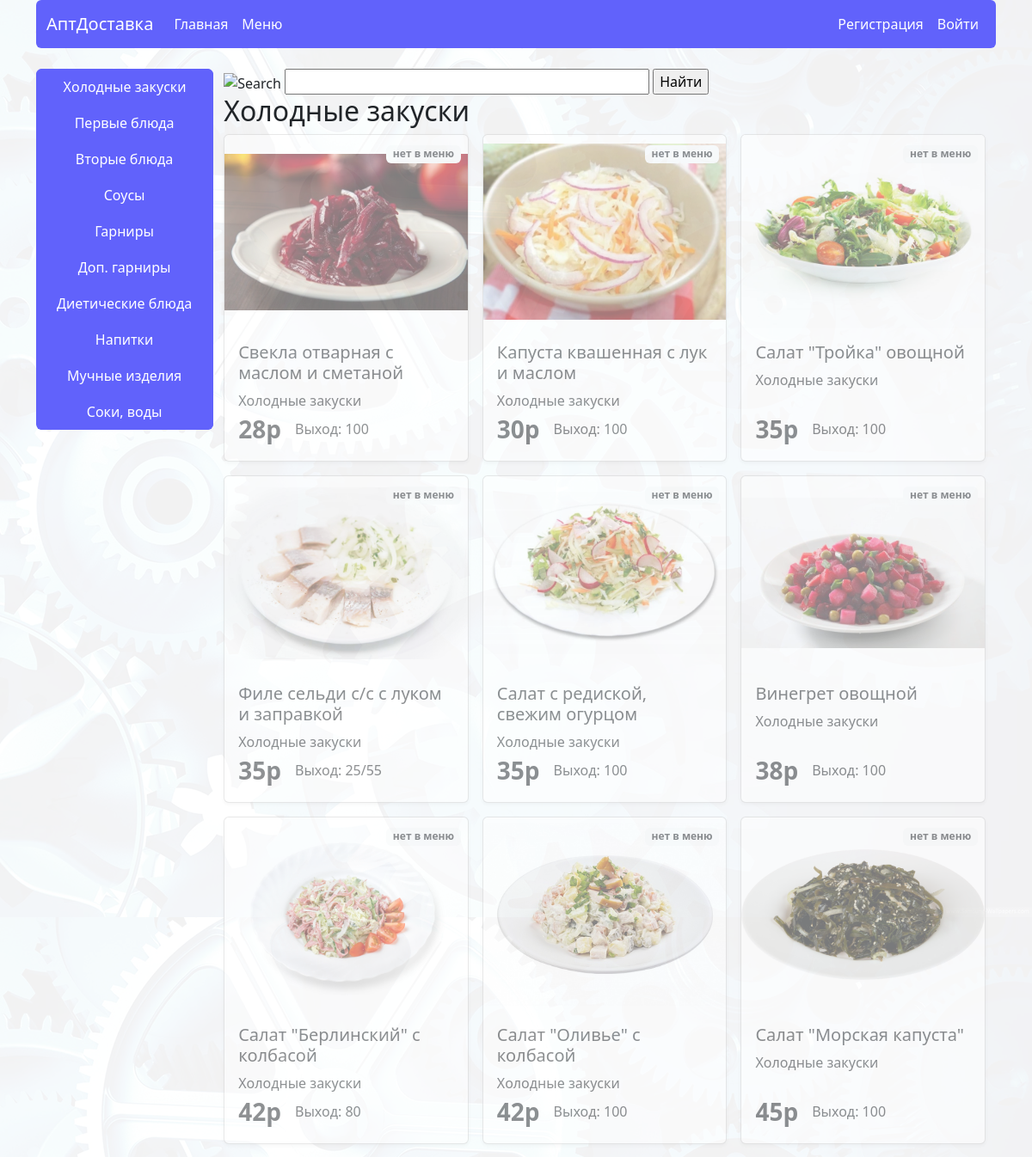
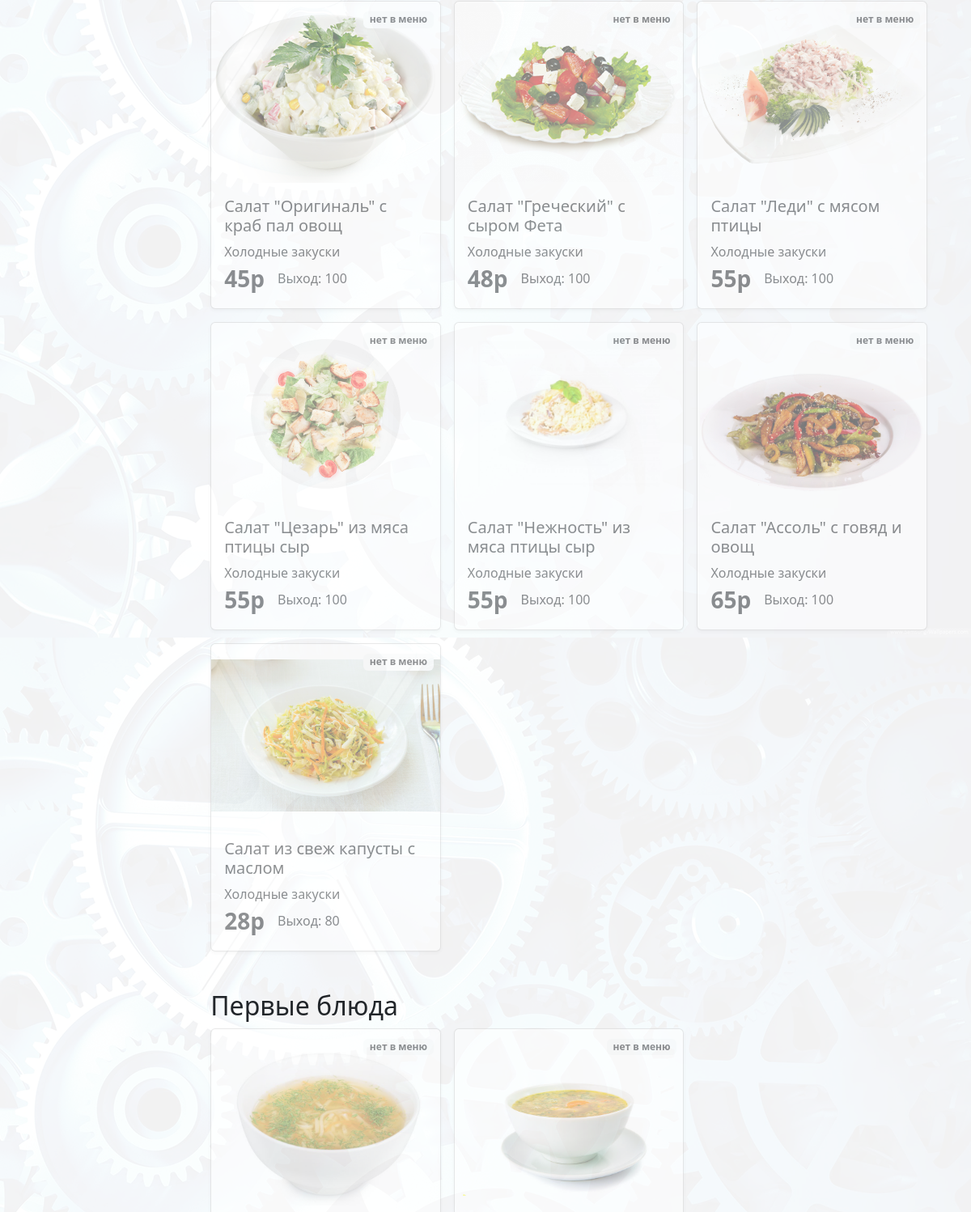
The app's page / (upper part), older data (2 pictures, top to bottom).
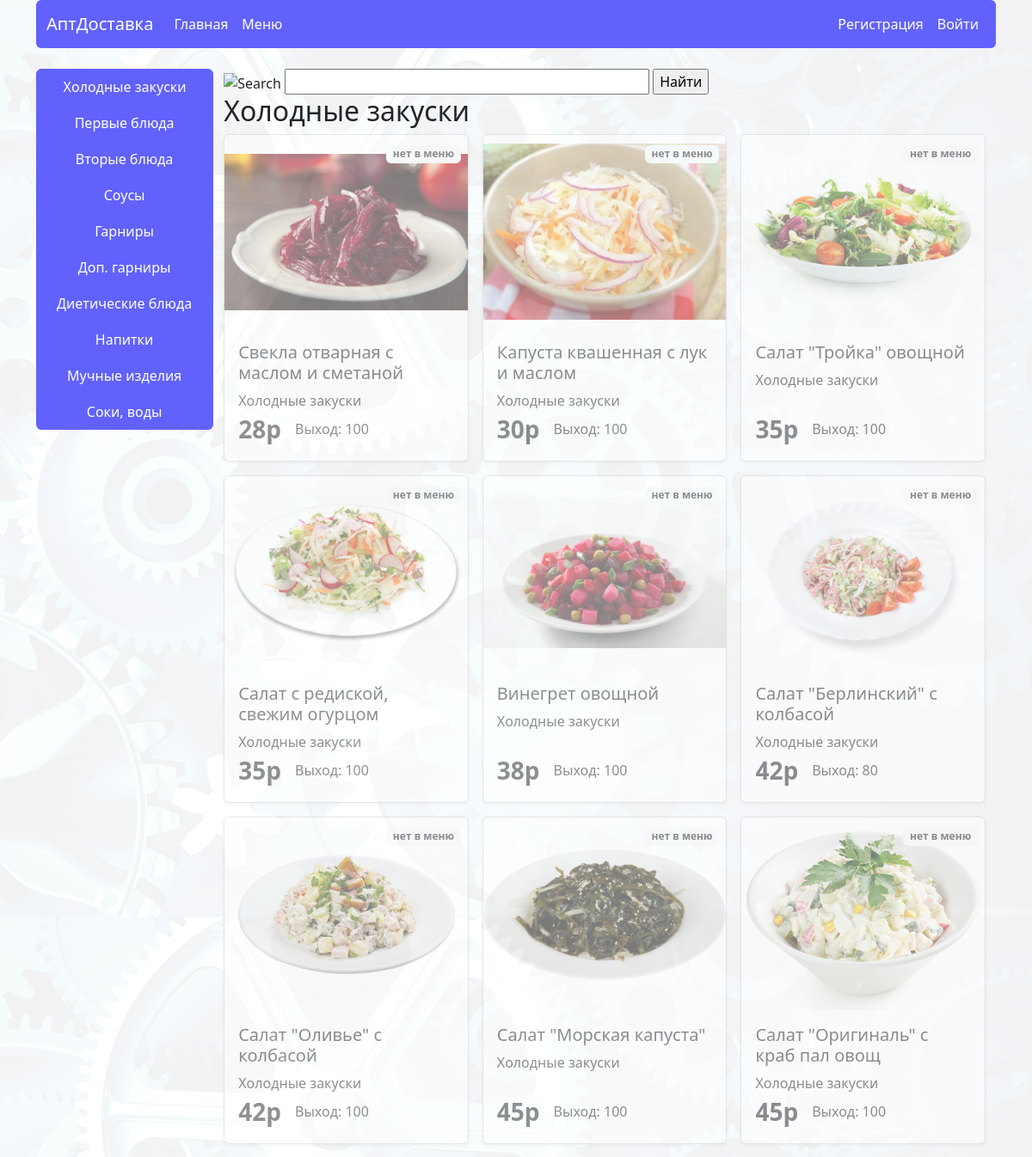
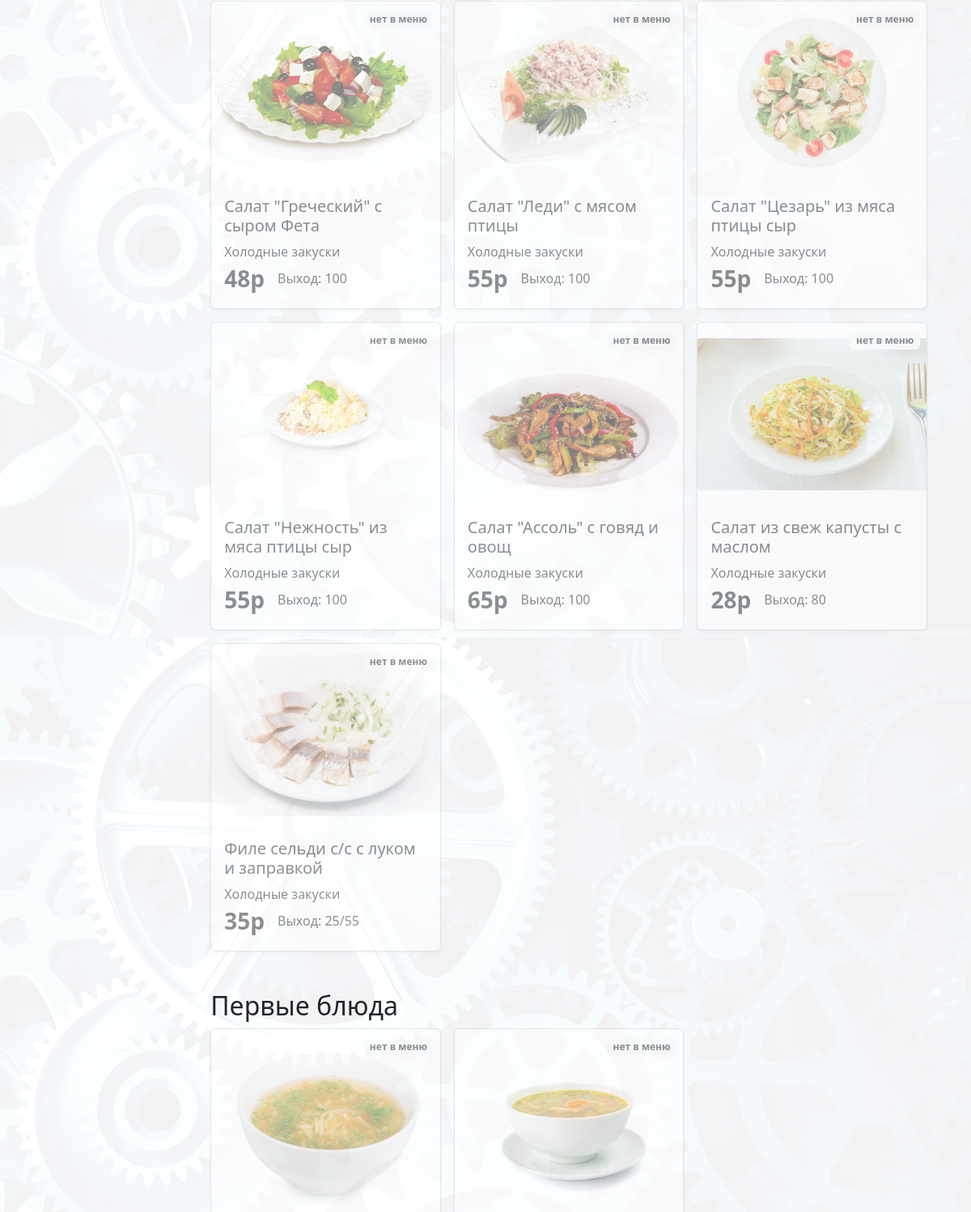
The same page, newer data (2 pictures, top to bottom).
### apt_delivery_app/models/m_category.py (models this page shows, shortened)
class Category(models.Model):
    name = models.CharField(
        max_length=20,
        verbose_name="Название"
    )
    class Meta:
        verbose_name = 'Категория'
        verbose_name_plural = 'Категории'

### apt_delivery_app/models/m_meal.py (models this page shows, shortened)
class Meal(models.Model):
    name = models.CharField(
        max_length=150,
        verbose_name="Название"
    )
    price = models.IntegerField(
        verbose_name="Цена (руб.)"
    )
    out = models.CharField(
        max_length=10,
        verbose_name="Выход"
    )
    image = models.ImageField(
        upload_to='images',
        verbose_name="Изображение"
    )
    category = models.ForeignKey(
        Category,
        on_delete=models.CASCADE,
        verbose_name="Категория",
    )
    quantity = models.IntegerField(
        default=3,
        verbose_name="Количество"
    )
    @property
    def in_menu(self):
        from .m_menu import Menu
        today = timezone.now().date()
        menus = Menu.objects.filter(date=today, meal=self)
        return menus.exists()
    class Meta:
        verbose_name = 'Блюдо'
        verbose_name_plural = 'Блюда'

### apt_delivery_app/views/v_home.py (the view)
# urls.py: path('', views.meal_list, name="home"),
def meal_list(request):
    global search
    context = {}
    menu_exists_subquery = Meal.objects.filter(pk=OuterRef('pk')).filter(menu__date=timezone.now().date())
    finished_subquery = Meal.objects.filter(pk=OuterRef('pk')).filter(quantity=0)
    queryset = Meal.objects.annotate(
        in_today_menu=Exists(menu_exists_subquery),
        finished=Exists(finished_subquery),
        status=Case(
            When(in_today_menu=True, then=Value("Есть в меню")),
            When(Q(in_today_menu=True, finished=True), then=Value("Закончилось")),
            default=Value("Нет в меню"),
            output_field=CharField(),
        ),
    ).order_by('-in_today_menu', 'finished', 'price')
    if request.method == "GET":
        context['search'] = request.GET.get('q')
        if context['search']:
            search_result = search_queryset(queryset, context['search'])
            context['search_result'] = search_result
            context['search_count'] = search_result.count()
            context['search_count_all'] = Meal.objects.count()
    context['categories'] = Category.objects.all()
    category = context['categories'].prefetch_related(
        Prefetch(
            'meal_set',
            queryset=queryset,  # Сортировка блюд по возрастанию цены
            to_attr='ordered_meals'
        )
    )
    context['meals'] = category
    if request.user.is_authenticated:
        context['cart_count'] = Cart.objects.filter(user=request.user).count()
        cart_items = Cart.objects.filter(user=request.user, meal__in=Meal.objects.all()).values('meal_id', 'quantity')
        context['cart_items'] = cart_items
        context['cart_items_id'] = [cart_item['meal_id'] for cart_item in cart_items]
    return render(request, 'home/index.html', context)

### apt_delivery_app/templates/home/index.html (shortened to what this page needs)
{% extends 'home/base.html' %}
{% load static %}
{% block content %}
{% if not search %}
{% include 'home/elements/aside.html' %}
{% endif %}
<section data-bs-spy="scroll" data-bs-smooth-scroll="true" class="row" tabindex="0">
    <form id="changelist-search" method="get">
        <div>
            <label for="searchbar"><img src="{% static 'admin/img/search.svg' %}" alt="Search"></label>
            <input type="text" size="40" name="q" value="" id="searchbar" autofocus="">
            <input type="submit" value="Найти">
        </div>
    </form>
    {% if search %}
    <div>
    <div>
        <h2>Найдено {{search_count}} по: {{search}}</h2>
    </div>
    <div class="row row-cols-1 row-cols-md-2  row-cols-xl-3 g-3">
        {% for meal in search_result %}
        {% include 'home/elements/meals_cards.html' %}
        {% empty %}
        <div class="col w-100">
            {% include 'home/elements/danger.html' with text="Ничего не найдено"%}
        </div>
        {% endfor %}
    </div>
    </div>
    {% else %}
    {% for category in meals %}
    <div id="cat_{{category.id}}" class="pb-5">
        <div>
            <h2>{{category.name}}</h2>
        </div>
        <div class="row row-cols-1 row-cols-md-2  row-cols-xl-3 g-3">
            {% for meal in category.ordered_meals %}
            {% include 'home/elements/meals_cards.html' %}
            {% empty %}
            <div class="col w-100">
                {% include 'home/elements/danger.html' with text="Ничего не найдено"%}
            </div>
            {% endfor %}
        </div>
    </div>
    {% endfor %}
    {% endif%}
</section>
{% endblock %}

### apt_delivery_app/templates/home/base.html (shortened to what this page needs)
<!DOCTYPE html>
{% load static %}
<html lang="ru">
<head>
    <link rel="stylesheet" href="{% static 'css/bootstrap/bootstrap.css' %}">
    <link rel="stylesheet" href="{% static 'css/home/style.css' %}">
    <link rel="stylesheet" href="{% static 'css/bootstrap/bootstrap-icons-1.11.3/font/bootstrap-icons.css'%}">
</head>
<body class="d-flex flex-column min-vh-100 container">
{% include 'home/elements/header.html' %}
<main class="my-4">
    {% block content %}
    {% endblock %}
</main>
</body>
</html>

### apt_delivery_app/templates/home/css/style.html (shortened to what this page needs)
{% load static %}

### apt_delivery_app/templates/home/elements/header.html (shortened to what this page needs)
<header class="sticky-top z-3  ">
    <nav class="navbar navbar-expand-lg bg-primary rounded" data-bs-theme="dark">
        <div class="container-fluid">
            <a class="navbar-brand" href="/">АптДоставка</a>
            <div aria-labelledby="navbarOffcanvasLgLabel" class="offcanvas offcanvas-start bg-primary"
                 data-bs-theme="dark"
                 id="navbarOffcanvasLg" tabindex="-1">
                <div class="offcanvas-body p-4 pt-2 p-lg-0">
                    <ul class="navbar-nav mb-2 mb-lg-0 ">
                        <li class="nav-item ">
                            <a aria-current="page"
                               class="nav-link text-white d-flex align-items-center" href="{% url 'home' %}">Главная</a>
                        </li>
                        <li class="nav-item ">
                            <a aria-current="page"
                               class="nav-link text-white d-flex align-items-center" href="{% url 'menu' %}">Меню</a>
                        </li>
                    </ul>
                </div>
            </div>
            <div class="form-inline order-lg-3">
                <ul class="navbar-nav d-flex flex-row align-items-center justify-content-center">
                    {% if request.user.is_authenticated %}
                    <li class="nav-item dropdown">
                        <button aria-expanded="false" class="btn btn-primary dropdown-toggle" data-bs-toggle="dropdown">
                            {{user.last_name}}
                            {{user.first_name|slice:"1"}}.
                            {%if user.patronymic %}
                            {{user.patronymic|slice:"1"}}.
                            {%endif%}
                        </button>
                        <ul class="dropdown-menu position-absolute dropdown-menu-end">
                            {% if request.user.is_authenticated %}
                            {% if user.is_superuser %}
                            <li class="">
                                <a class="dropdown-item d-flex align-items-center"
                                   href="/admin"
                                   target="_blank">
                                    АдминПанель
                                    <span class="material-icons"> admin_panel_settings</span>
                                </a>
                            </li>
                            {% elif request.user.is_deliver %}
                            <li class="">
                                <a class="dropdown-item d-flex align-items-center"
                                   href="{% url 'deliver'%}">Доставка
                                    <span class="material-icons">directions_run</span></a>
                            </li>
                            {% elif request.user.is_operator %}
                            <li class="">
                                <a class="dropdown-item d-flex align-items-center"
                                   href="{% url 'deliver'%}">Оператор
                                    <span class="bi bi-person-workspace"></span>
                                </a>
                            </li>
                            {% endif %}
                            {% endif %}
                            <li>
                                <hr class="dropdown-divider">
                            </li>
                            <li>
                                <a class="dropdown-item" href="{% url 'logout' %}">Выход</a>
                            </li>
                        </ul>
                    </li>
                    {% else %}
                    <li class="nav-item">
                        <a class="nav-link text-white px-2" href="{% url 'registration' %}">Регистрация</a>
                    </li>
                    <li class="nav-item">
                        <a class="nav-link text-white" href="{% url 'login' %}">Войти</a>
                    </li>
                    {% endif %}
                </ul>
            </div>
        </div>
    </nav>
</header>

### apt_delivery_app/templates/home/elements/aside.html
<aside id='aside'
       class="d-flex flex-wrap align-items-center justify-content-between sticky-top z-1 rounded-2 overflow-hidden   float-none float-lg-start mb-4"
       style="top: 80px;">
    <div id="nav" class="btn-group overflow-x-auto dragscroll flex-row flex-lg-column">
        {% for category in categories %}
        <a href="#cat_{{category.id}}" data-category-id="{{ category.id }}"
           class="btn btn-primary rounded-0 d-flex px-4 align-items-center justify-content-center px-4 py-2">
            {{ category.name }}
        </a>
        {% endfor %}
    </div>
</aside>

### apt_delivery_app/templates/home/elements/meals_cards.html (shortened to what this page needs)
<div class="{% if not meal.in_menu or meal.quantity == 0 %} opacity-50{% endif %}">
    <div class="meal-item card shadow-sm h-100" data-id="{{ meal.id }}">
        {% if not meal.in_menu or meal.quantity == 0%}
        <div class="position-absolute top-0 end-0 p-2">
            <span class="badge bg-light text-dark" title="Блюдо временно отсутствует в меню" data-toggle="tooltip">
                {% if not meal.in_menu %}
                нет в меню
                {% elif meal.quantity == 0%}
                закончилось
                {% endif %}
            </span>
        </div>
        {% endif %}
        <img src="{{ meal.image.url }}" class="meal-image card-img-top object-fit-contain w-100" height="225" alt="Катринка с блюдом">
        <div class="card-body d-flex flex-column justify-content-between">
            <div>
                <h5 class="meal-name card-title name_meal">{{ meal.name }}</h5>
                <p class="meal-category card-text name_cat">{{ meal.category.name }}</p>
            </div>
            <div class="d-flex gap-3 align-items-center">
                <div class="meal-price fs-3 fw-semibold">{{ meal.price }}р</div>
                <div>Выход: {{ meal.out }}</div>
            </div>
            {% if request.user.is_authenticated and meal.in_menu and meal.quantity != 0%}
                {% load custom_filters %}
            {% endif %}
        </div>
    </div>
</div>

### apt_delivery_app/templates/home/elements/footer.html (shortened to what this page needs)
{% load static %}

### apt_delivery_app/static/css/home/style.css (style rules this page uses)
body { background-image: url('../../images/fon/fon.png'); background-size: 100%; background-attachment: fixed; }

Row changes from the older to the newer data that the page shows:
changed Meal "Филе сельди с/с с луком и заправкой": moves down the list
